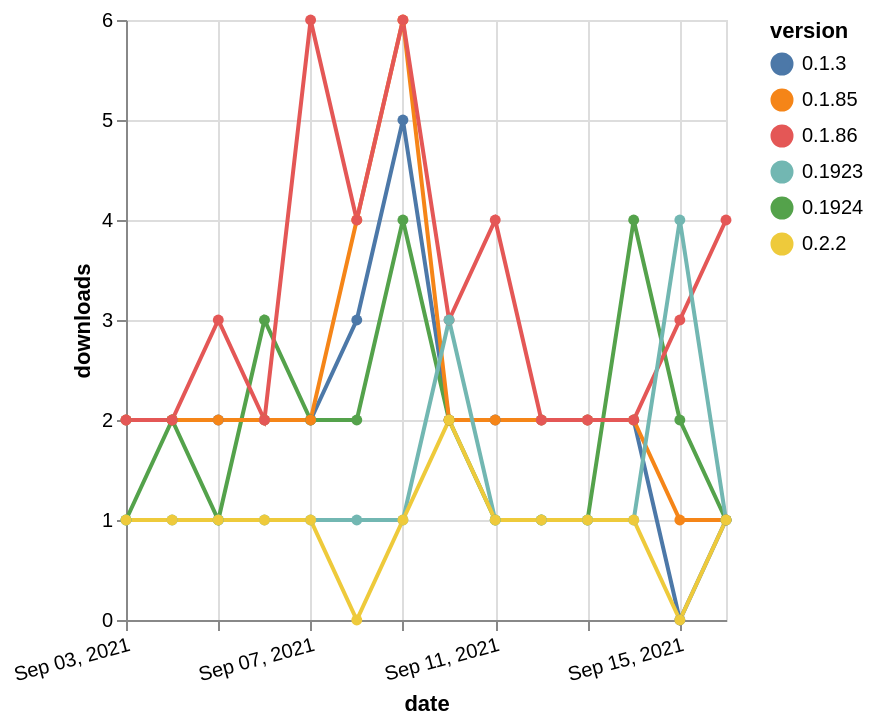

Write a Vega-Lite specification for this figure.
### Vega-Lite specification from a JSON file in a GitHub repository (floating-point values rounded to 4 significant figures)
{"$schema": "https://vega.github.io/schema/vega-lite/v5.json", "description": "A simple bar chart with embedded data.", "data": {"values": [{"date": "2021-09-03", "total": 3454, "delta": 2, "version": "0.1.3"}, {"date": "2021-09-04", "total": 3456, "delta": 2, "version": "0.1.3"}, {"date": "2021-09-05", "total": 3458, "delta": 2, "version": "0.1.3"}, {"date": "2021-09-06", "total": 3460, "delta": 2, "version": "0.1.3"}, {"date": "2021-09-07", "total": 3462, "delta": 2, "version": "0.1.3"}, {"date": "2021-09-08", "total": 3465, "delta": 3, "version": "0.1.3"}, {"date": "2021-09-09", "total": 3470, "delta": 5, "version": "0.1.3"}, {"date": "2021-09-10", "total": 3472, "delta": 2, "version": "0.1.3"}, {"date": "2021-09-11", "total": 3474, "delta": 2, "version": "0.1.3"}, {"date": "2021-09-12", "total": 3476, "delta": 2, "version": "0.1.3"}, {"date": "2021-09-13", "total": 3478, "delta": 2, "version": "0.1.3"}, {"date": "2021-09-14", "total": 3480, "delta": 2, "version": "0.1.3"}, {"date": "2021-09-15", "total": 3480, "delta": 0, "version": "0.1.3"}, {"date": "2021-09-16", "total": 3481, "delta": 1, "version": "0.1.3"}, {"date": "2021-09-03", "total": 1896, "delta": 1, "version": "0.1924"}, {"date": "2021-09-04", "total": 1898, "delta": 2, "version": "0.1924"}, {"date": "2021-09-05", "total": 1899, "delta": 1, "version": "0.1924"}, {"date": "2021-09-06", "total": 1902, "delta": 3, "version": "0.1924"}, {"date": "2021-09-07", "total": 1904, "delta": 2, "version": "0.1924"}, {"date": "2021-09-08", "total": 1906, "delta": 2, "version": "0.1924"}, {"date": "2021-09-09", "total": 1910, "delta": 4, "version": "0.1924"}, {"date": "2021-09-10", "total": 1912, "delta": 2, "version": "0.1924"}, {"date": "2021-09-11", "total": 1913, "delta": 1, "version": "0.1924"}, {"date": "2021-09-12", "total": 1914, "delta": 1, "version": "0.1924"}, {"date": "2021-09-13", "total": 1915, "delta": 1, "version": "0.1924"}, {"date": "2021-09-14", "total": 1919, "delta": 4, "version": "0.1924"}, {"date": "2021-09-15", "total": 1921, "delta": 2, "version": "0.1924"}, {"date": "2021-09-16", "total": 1922, "delta": 1, "version": "0.1924"}, {"date": "2021-09-03", "total": 3595, "delta": 2, "version": "0.1.85"}, {"date": "2021-09-04", "total": 3597, "delta": 2, "version": "0.1.85"}, {"date": "2021-09-05", "total": 3599, "delta": 2, "version": "0.1.85"}, {"date": "2021-09-06", "total": 3601, "delta": 2, "version": "0.1.85"}, {"date": "2021-09-07", "total": 3603, "delta": 2, "version": "0.1.85"}, {"date": "2021-09-08", "total": 3607, "delta": 4, "version": "0.1.85"}, {"date": "2021-09-09", "total": 3613, "delta": 6, "version": "0.1.85"}, {"date": "2021-09-10", "total": 3615, "delta": 2, "version": "0.1.85"}, {"date": "2021-09-11", "total": 3617, "delta": 2, "version": "0.1.85"}, {"date": "2021-09-12", "total": 3619, "delta": 2, "version": "0.1.85"}, {"date": "2021-09-13", "total": 3621, "delta": 2, "version": "0.1.85"}, {"date": "2021-09-14", "total": 3623, "delta": 2, "version": "0.1.85"}, {"date": "2021-09-15", "total": 3624, "delta": 1, "version": "0.1.85"}, {"date": "2021-09-16", "total": 3625, "delta": 1, "version": "0.1.85"}, {"date": "2021-09-03", "total": 8053, "delta": 2, "version": "0.1.86"}, {"date": "2021-09-04", "total": 8055, "delta": 2, "version": "0.1.86"}, {"date": "2021-09-05", "total": 8058, "delta": 3, "version": "0.1.86"}, {"date": "2021-09-06", "total": 8060, "delta": 2, "version": "0.1.86"}, {"date": "2021-09-07", "total": 8066, "delta": 6, "version": "0.1.86"}, {"date": "2021-09-08", "total": 8070, "delta": 4, "version": "0.1.86"}, {"date": "2021-09-09", "total": 8076, "delta": 6, "version": "0.1.86"}, {"date": "2021-09-10", "total": 8079, "delta": 3, "version": "0.1.86"}, {"date": "2021-09-11", "total": 8083, "delta": 4, "version": "0.1.86"}, {"date": "2021-09-12", "total": 8085, "delta": 2, "version": "0.1.86"}, {"date": "2021-09-13", "total": 8087, "delta": 2, "version": "0.1.86"}, {"date": "2021-09-14", "total": 8089, "delta": 2, "version": "0.1.86"}, {"date": "2021-09-15", "total": 8092, "delta": 3, "version": "0.1.86"}, {"date": "2021-09-16", "total": 8096, "delta": 4, "version": "0.1.86"}, {"date": "2021-09-03", "total": 444, "delta": 1, "version": "0.1923"}, {"date": "2021-09-04", "total": 445, "delta": 1, "version": "0.1923"}, {"date": "2021-09-05", "total": 446, "delta": 1, "version": "0.1923"}, {"date": "2021-09-06", "total": 447, "delta": 1, "version": "0.1923"}, {"date": "2021-09-07", "total": 448, "delta": 1, "version": "0.1923"}, {"date": "2021-09-08", "total": 449, "delta": 1, "version": "0.1923"}, {"date": "2021-09-09", "total": 450, "delta": 1, "version": "0.1923"}, {"date": "2021-09-10", "total": 453, "delta": 3, "version": "0.1923"}, {"date": "2021-09-11", "total": 454, "delta": 1, "version": "0.1923"}, {"date": "2021-09-12", "total": 455, "delta": 1, "version": "0.1923"}, {"date": "2021-09-13", "total": 456, "delta": 1, "version": "0.1923"}, {"date": "2021-09-14", "total": 457, "delta": 1, "version": "0.1923"}, {"date": "2021-09-15", "total": 461, "delta": 4, "version": "0.1923"}, {"date": "2021-09-16", "total": 462, "delta": 1, "version": "0.1923"}, {"date": "2021-09-03", "total": 144, "delta": 1, "version": "0.2.2"}, {"date": "2021-09-04", "total": 145, "delta": 1, "version": "0.2.2"}, {"date": "2021-09-05", "total": 146, "delta": 1, "version": "0.2.2"}, {"date": "2021-09-06", "total": 147, "delta": 1, "version": "0.2.2"}, {"date": "2021-09-07", "total": 148, "delta": 1, "version": "0.2.2"}, {"date": "2021-09-08", "total": 148, "delta": 0, "version": "0.2.2"}, {"date": "2021-09-09", "total": 149, "delta": 1, "version": "0.2.2"}, {"date": "2021-09-10", "total": 151, "delta": 2, "version": "0.2.2"}, {"date": "2021-09-11", "total": 152, "delta": 1, "version": "0.2.2"}, {"date": "2021-09-12", "total": 153, "delta": 1, "version": "0.2.2"}, {"date": "2021-09-13", "total": 154, "delta": 1, "version": "0.2.2"}, {"date": "2021-09-14", "total": 155, "delta": 1, "version": "0.2.2"}, {"date": "2021-09-15", "total": 155, "delta": 0, "version": "0.2.2"}, {"date": "2021-09-16", "total": 156, "delta": 1, "version": "0.2.2"}]}, "width": "container", "mark": {"type": "line", "point": {"filled": true}}, "encoding": {"x": {"field": "date", "type": "temporal", "timeUnit": "yearmonthdate", "title": "date", "axis": {"labelAngle": -15}}, "y": {"field": "delta", "type": "quantitative", "title": "downloads"}, "color": {"field": "version", "type": "nominal"}, "tooltip": {"field": "delta"}}}
